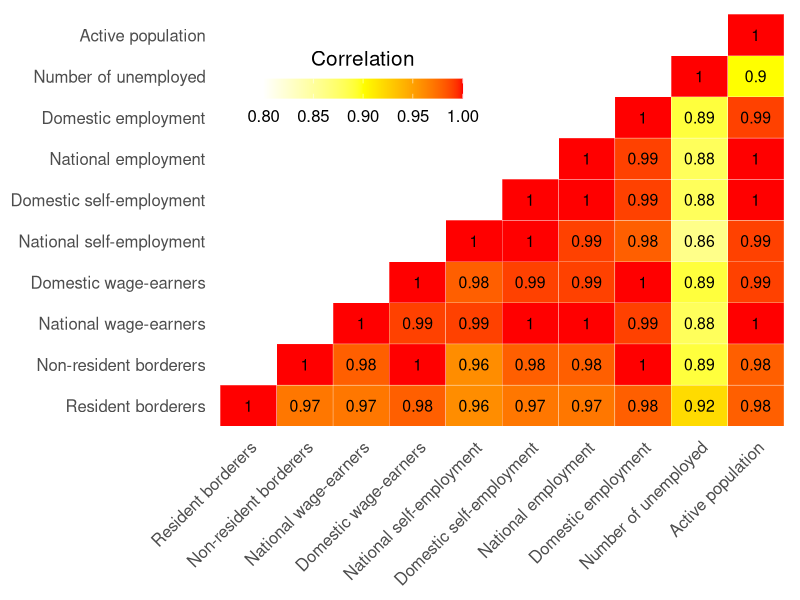
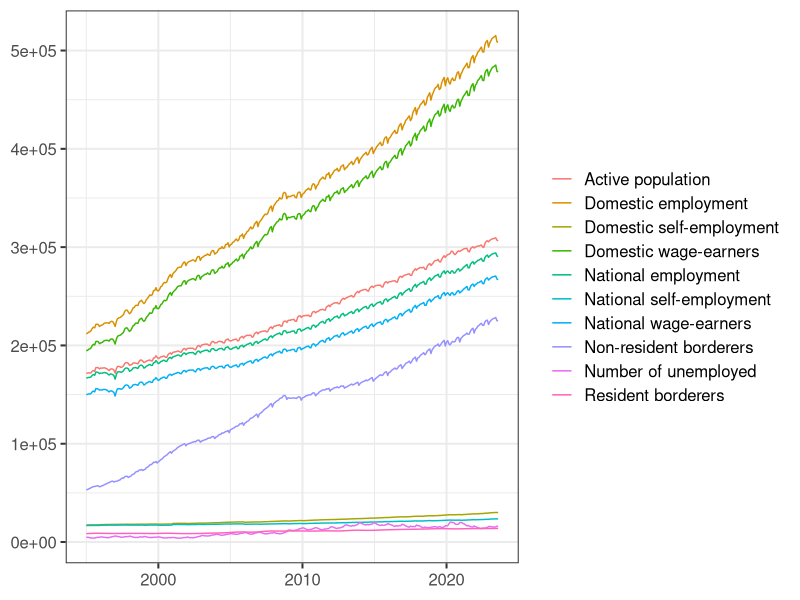
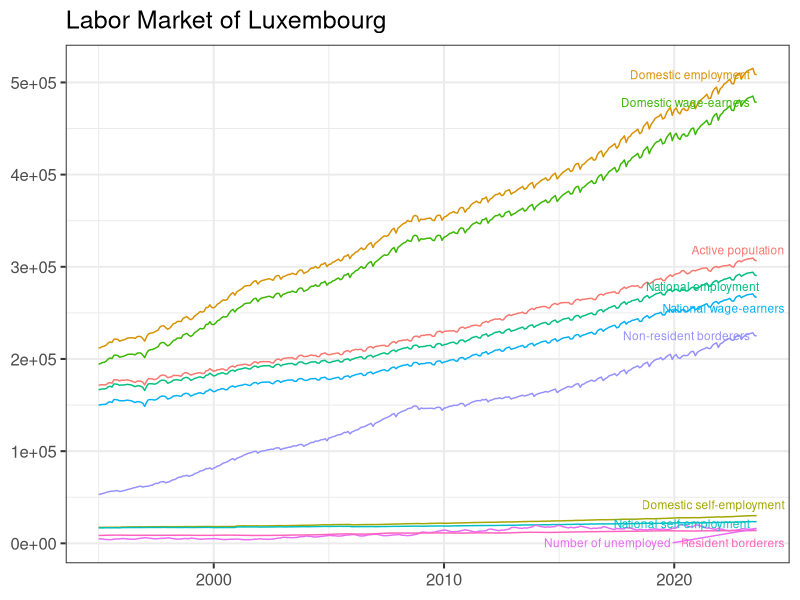
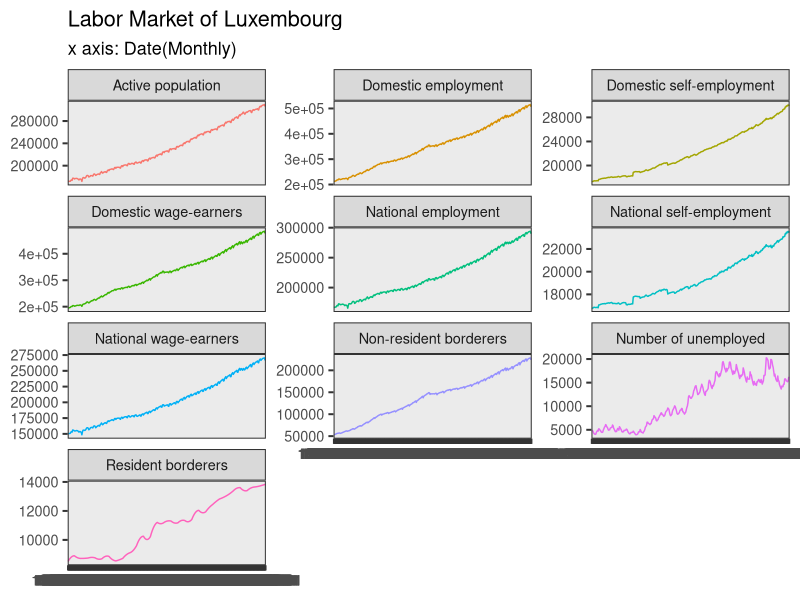
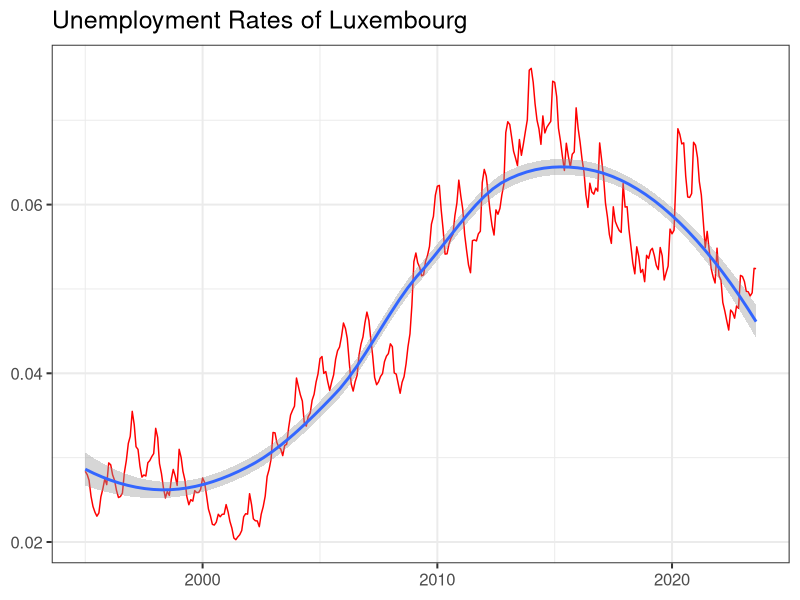
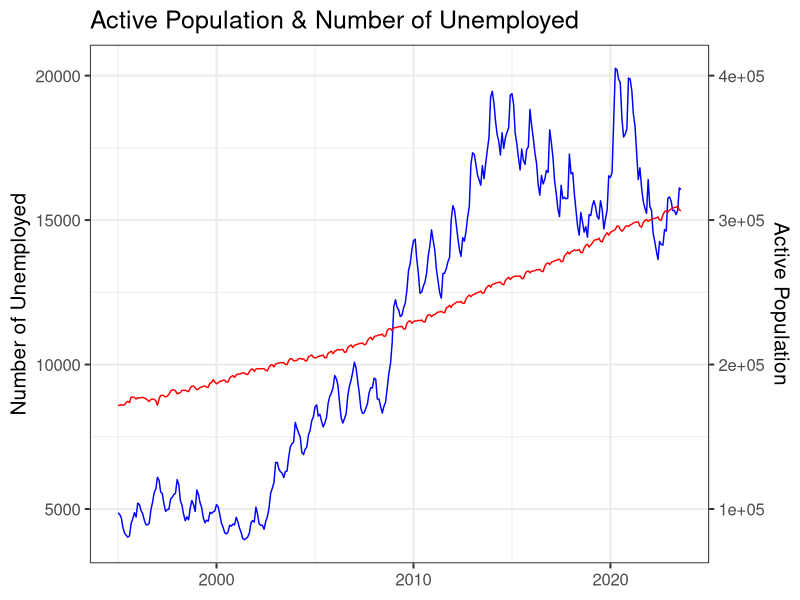
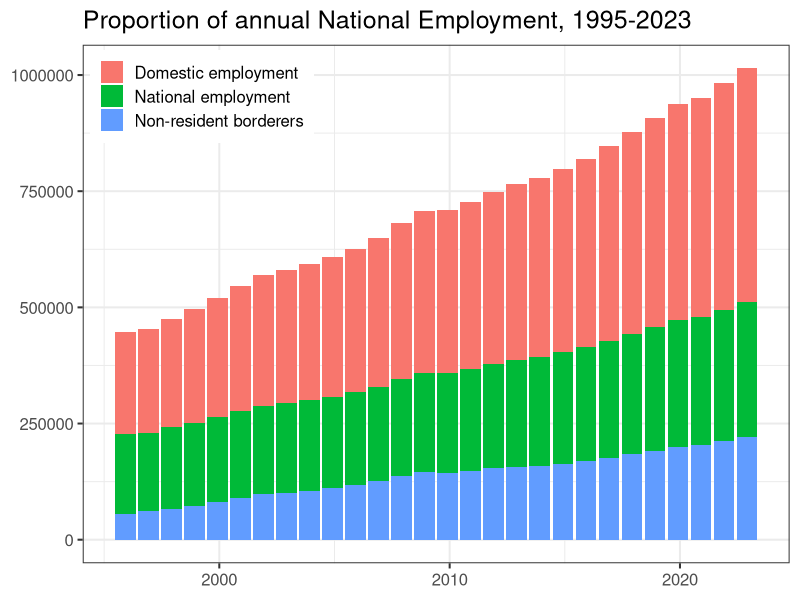
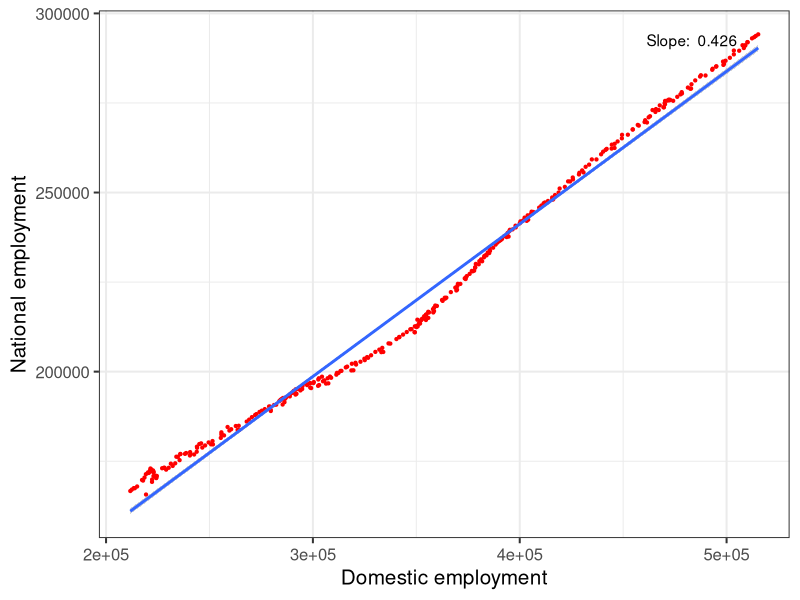

Write the R code that produced these figures, in order.
## ---- chunk 1
# Load libraries
library(openxlsx)
library(knitr)
library(kableExtra)

# Import Excel file data
df <- read.xlsx("data.xlsx")

# Rename columns
colnames(df) <- c("Date", "Resident borderers", "Non-resident borderers", "National wage-earners", "Domestic wage-earners", "National self-employment", "Domestic self-employment", "National employment", "Domestic employment", "Number of unemployed", "Active population")

# Convert date column to Date format
df$Date <- as.numeric(df$Date)
df$Date <- as.Date(df$Date, origin = "1899-12-30")

# Show first 10 rows
kable(df[1:5, 1:6], format = "html", caption = "First 5 Rows", row.names = FALSE) |>
  kable_styling("striped", full_width = FALSE) |>
  kable_styling(font_size = 15)
kable(df[1:5, 7:11], format = "html", row.names = FALSE) |>
  kable_styling("striped", full_width = FALSE) |>
  kable_styling(font_size = 15)
## ---- chunk 2
# Import libraries
library(ggplot2)
library(reshape2)

# Set the theme
theme_set(theme_bw( base_size = 15))

get_lower_tri<-function(cormat){
    cormat[upper.tri(cormat)] <- NA
    return(cormat)
  }

cormat <- round(cor(df[,-1]),2)    # Delete the DATE column
lower_tri <- get_lower_tri(cormat)
melted_cormat <- melt(lower_tri, na.rm = TRUE)

ggheatmap <- ggplot(data = melted_cormat, aes(x=Var1, y=Var2, fill=value)) + 
  geom_tile(color = "white") + 
  scale_fill_gradient2(limits = c(0.8, 1), low = "white", mid = "yellow", high = "red", midpoint = 0.9) + 
  labs(x = NULL, y = NULL, fill = "Correlation")

ggheatmap + 
geom_text(aes(Var1, Var2, label = value), color = "black", size = 4) +
theme(
  axis.title.x = element_blank(),
  axis.title.y = element_blank(),
  panel.grid.major = element_blank(),
  panel.border = element_blank(),
  panel.background = element_blank(),
  axis.ticks = element_blank(),
  legend.justification = c(1, 0),
  legend.position = c(0.45, 0.70),
  legend.direction = "horizontal")+
  guides(fill = guide_colorbar(barwidth = 10, barheight = 1,
                title.position = "top", title.hjust = 0.5)) + 
  theme(axis.text.x = element_text(angle = 45, hjust = 1))
## ---- chunk 3
df_rs <- read.xlsx("data_reshaped.xlsx")

# Rename columns
colnames(df_rs) <- c("Category", "Date","Value")

# Convert date column to Date format
df_rs$Date <- as.numeric(df_rs$Date)
df_rs$Date <- as.Date(df_rs$Date, origin = "1899-12-30")

# Show first 10 rows
head(df_rs, n = 10)
## ---- chunk 4
ggplot(df_rs, aes(x = Date, y = Value)) + 
  geom_line(aes(color = Category)) + 
  labs(x = NULL, 
       y = NULL, 
       color = NULL)
## ---- chunk 5
library(dplyr)
library(ggrepel)
data_ends <- df_rs |> filter(Date == "2023-08-01")

ggplot(df_rs, aes(x = Date, y = Value, color = Category, group = Category)) +
  geom_line() +
  geom_text_repel(
    aes(label = Category), data = data_ends, nudge_x = 0.35, size = 3
    ) + 
  labs(title = "Labor Market of Luxembourg",x=NULL, y=NULL) + 
  theme(legend.position = "none")
## ---- chunk 6
df_rs |>
  ggplot(aes(x = as.factor(Date), y = Value, colour = Category)) + 
  geom_line(aes( group = Category)) +
  labs(title = "Labor Market of Luxembourg",
       subtitle = "x axis: Date(Monthly)",
       fill = NULL,
       x = NULL,
       y = NULL) +
  facet_wrap(vars(Category), nrow = 4, scales = "free_y") +
  theme(legend.position = "none", 
        text = element_text(size = 13))
## ---- chunk 7
# Calculate Unemployment rates
df_ur <- data.frame(
  Category = rep("Unemployment rate", 344),
  Date = df_rs[1:344, 2],
  Value = df_rs |> 
    filter(Category == "Number of unemployed") |>
    select(Value) / df_rs |>
    filter(Category == "Active population") |>
    select(Value)
)

df_rs <- rbind(df_rs, df_ur)

# Plot of Unemployment rate
df_rs |> 
  filter(Category == "Unemployment rate") |>
  ggplot(aes(x = Date, y = Value)) + 
  geom_line(color = "red") + 
  geom_smooth() + 
  labs(title = "Unemployment Rates of Luxembourg",
       x = NULL,
       y = NULL) +
  theme(legend.position = "none")


## ---- chunk 8
df |> 
  ggplot(aes(x = Date)) + 
  geom_line(aes(y = `Number of unemployed`), color = "blue") + 
  geom_line(aes(y = `Active population` * 0.05), color = "red") + 
  labs(title = "Active Population & Number of Unemployed",
       x = NULL,
       y = NULL,
       color = NULL) + 
  scale_y_continuous(name = "Number of Unemployed", sec.axis = sec_axis(~.*20, name = "Active Population")) + 
  theme(legend.position = c(0.01, 0.99), legend.justification = c(0, 1))
## ---- chunk 9
library(lubridate)
library(tidyr)

# Create a new data frame containing annual data.
df |>
  pivot_longer(
    cols = c(
      "Non-resident borderers",
      "National employment",
      "Domestic employment"
    ),
    names_to = "Categories",
    values_to = "Values"
  ) |>
  filter(month(Date) == 12) -> df_an

ggplot(df_an) +
  geom_col(aes(x = Date,
               y = Values,
               fill = Categories)) + 
  labs(title = "Proportion of annual National Employment, 1995-2023", 
       x = NULL,
       y = NULL,
       fill = NULL) + 
  theme(legend.position = c(0.01, 0.99), legend.justification = c(0, 1))
## ---- chunk 10
mdl <- lm(`National employment` ~ `Domestic employment`, data = df)
slope <- coef(mdl)[2]

df |> 
  ggplot(aes(x = `Domestic employment`, y = `National employment`)) +
  geom_point(color = "red", size = 0.8) +
  geom_smooth(method = "lm", se = TRUE) +  # Add linear regression line
  annotate("text", x = max(df$`Domestic employment`) - 10000, y = max(df$`National employment`), 
           label = paste("Slope: ", round(slope, 3)),
           hjust = 1, vjust = 1) +
  labs(x = "Domestic employment",
       y = "National employment")
## ---- chunk 11
# Box Plot
df$`Unemployment rate` <- df$`Number of unemployed` / df$`Active population`

df |> 
  ggplot(aes(x = cut(Date, breaks = "5 years"), y = `Unemployment rate`, group = cut(Date, breaks = "5 years"))) + 
  geom_boxplot() + 
  scale_x_discrete(labels = function(x) {
    interval_start <- as.Date(x, format = "%Y-%m-%d")
    interval_end <- interval_start + lubridate::years(5) - lubridate::days(1)
    sprintf("%s - %s", format(interval_start, "%Y"), format(interval_end, "%Y"))
  }) +
  labs(title = "Unemployment Rate in Luxembourg", 
       x = "Year Interval", 
       y = "Unemployment Rate")
